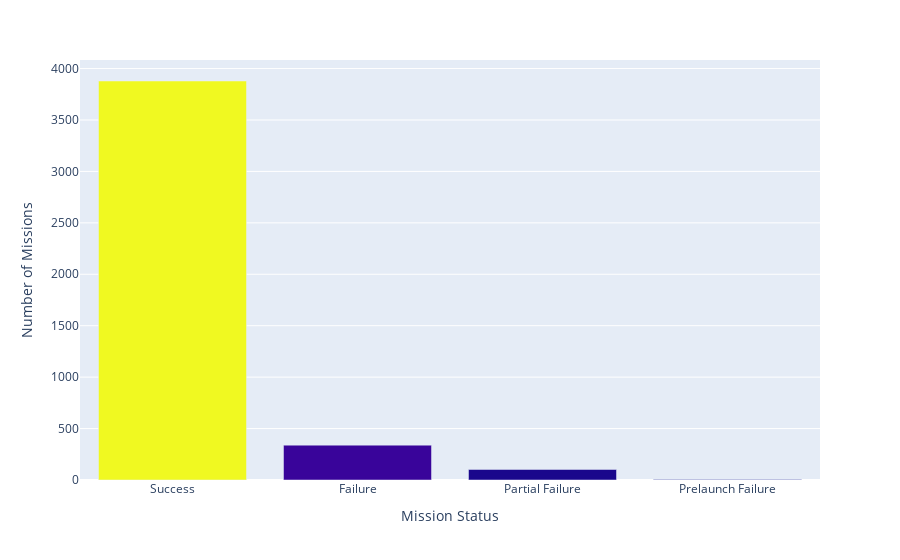

Notebook code cell kept with this figure:
### Code cell
bar = px.bar(mission_status, 
             color=mission_status.values)

bar.update_layout(xaxis_title="Mission Status",
                  yaxis_title="Number of Missions",
                  coloraxis_showscale=False)
bar.show()

### Figure 1 — Plotly figure (JSON) as saved in the notebook; plotly's stock layout.template omitted (floating-point values rounded to 4 significant figures)
{"data": [{"alignmentgroup": "True", "hovertemplate": "Status Mission=%{x}<br>value=%{y}<br>color=%{marker.color}<extra></extra>", "legendgroup": "", "marker": {"color": [3879, 339, 102, 4], "coloraxis": "coloraxis", "pattern": {"shape": ""}}, "name": "", "offsetgroup": "", "orientation": "v", "showlegend": false, "textposition": "auto", "type": "bar", "x": ["Success", "Failure", "Partial Failure", "Prelaunch Failure"], "xaxis": "x", "y": [3879, 339, 102, 4], "yaxis": "y"}], "layout": {"barmode": "relative", "coloraxis": {"colorbar": {"title": {"text": "color"}}, "colorscale": [[0, "#0d0887"], [0.1111, "#46039f"], [0.2222, "#7201a8"], [0.3333, "#9c179e"], [0.4444, "#bd3786"], [0.5556, "#d8576b"], [0.6667, "#ed7953"], [0.7778, "#fb9f3a"], [0.8889, "#fdca26"], [1, "#f0f921"]], "showscale": false}, "legend": {"tracegroupgap": 0}, "margin": {"t": 60}, "xaxis": {"anchor": "y", "domain": [0, 1], "title": {"text": "Mission Status"}}, "yaxis": {"anchor": "x", "domain": [0, 1], "title": {"text": "Number of Missions"}}}}
